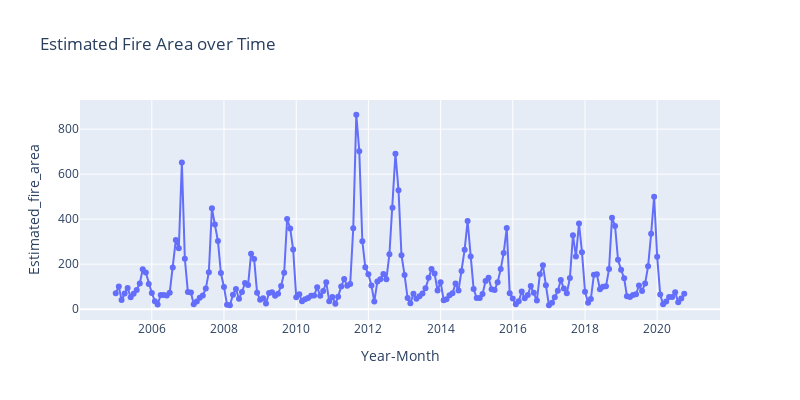

Notebook source saved alongside this figure:
### Code cell
fig = px.line(df_new2, x='Year-Month', y='Estimated_fire_area', title='Estimated Fire Area over Time',markers=True, width=800, height=400)
fig.show()

### Figure 1 — Plotly figure (JSON) as saved in the notebook; plotly's stock layout.template omitted (floating-point values rounded to 4 significant figures; data arrays with more than 128 entries replaced by an {"elided": "..."} marker saying what was removed)
{"data": [{"hovertemplate": "Year-Month=%{x}<br>Estimated_fire_area=%{y}<extra></extra>", "legendgroup": "", "line": {"color": "#636efa", "dash": "solid"}, "marker": {"symbol": "circle"}, "mode": "lines+markers", "name": "", "orientation": "v", "showlegend": false, "type": "scatter", "x": {"elided": "190 str values"}, "xaxis": "x", "y": {"elided": "190 float values"}, "yaxis": "y"}], "layout": {"height": 400, "legend": {"tracegroupgap": 0}, "title": {"text": "Estimated Fire Area over Time"}, "width": 800, "xaxis": {"anchor": "y", "autorange": true, "domain": [0, 1], "range": ["2004-01-05 06:52:52.5594", "2021-09-27 17:07:07.4406"], "title": {"text": "Year-Month"}, "type": "date"}, "yaxis": {"anchor": "x", "autorange": true, "domain": [0, 1], "range": [-48.12, 929.3], "title": {"text": "Estimated_fire_area"}, "type": "linear"}}}
